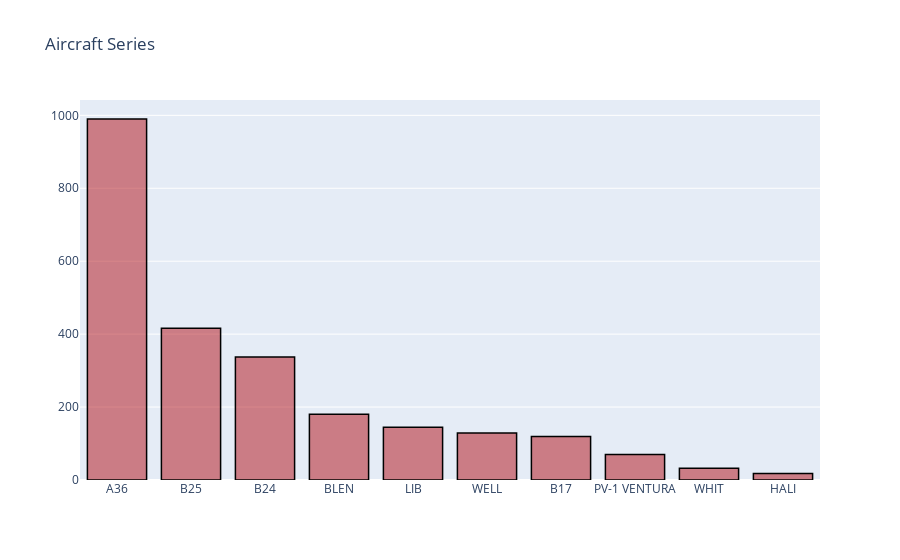

Notebook code for this chart:
### Code cell
data = aerial['Aircraft Series'].value_counts()
print('\n\n')
print(data[:10])
data = [go.Bar(
            x=data[:10].index,
            y=data[:10].values,
            hoverinfo = 'text',
            marker = dict(color = 'rgba(177, 14, 22, 0.5)',
                             line=dict(color='rgb(0,0,0)',width=1.5)),
    )]

layout = dict(
    title = 'Aircraft Series',
)
fig = go.Figure(data=data, layout=layout)
iplot(fig)

### Figure 1 — Plotly figure (JSON) as saved in the notebook; plotly's stock layout.template omitted (floating-point values rounded to 4 significant figures)
{"data": [{"hoverinfo": "text", "marker": {"color": "rgba(177, 14, 22, 0.5)", "line": {"color": "rgb(0,0,0)", "width": 1.5}}, "x": ["A36", "B25", "B24", "BLEN", "LIB", "WELL", "B17", "PV-1 VENTURA", "WHIT", "HALI"], "y": [990, 416, 337, 180, 145, 129, 119, 70, 32, 18], "type": "bar"}], "layout": {"title": {"text": "Aircraft Series"}}}
